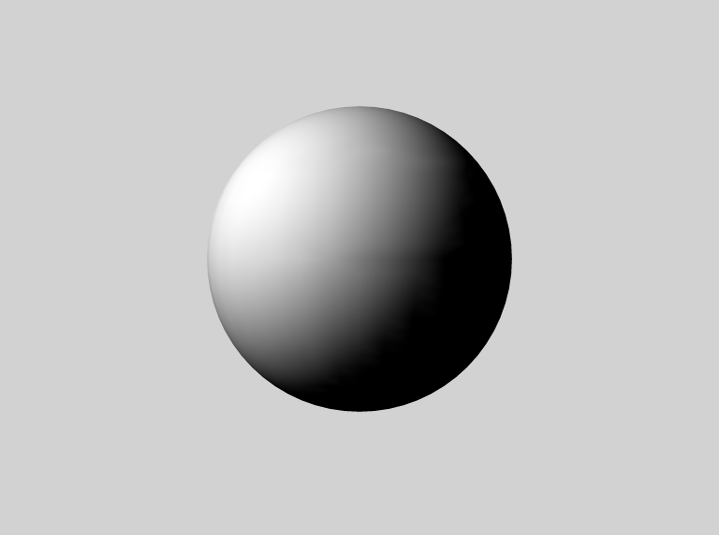
%> input picture synth/sphere1R.png, 719 x 535 px
$ octave bakcup_code.m   (GNU Octave 9; MATLAB toolbox functions it lacks are replaced by stand-ins)
%> lines starting %> are read from the running program, lines starting %| are printed output that depends on the picture
close all;

% ----------------------
% Weird things to remember to look at later:
%
% You have the loop currently constructing the lookup table from pixels
% close starting at y = 480 down to y = 1
%
% If p, q is 0, should also probably set the z to 0 when we lookup for
% surface normals.
%
% Playing with LUT now very much affects the output.. right now it is
% low. - too many entries could give more accurate but a loss of results!
% Note - 500 Gives representation of the hexagon! (any higher we lose it.)
%
% In display, you've normalized your gradients to have unit length
% (as unit normals)
% ----------------------

ref1 = rgb2gray(im2double(imread('./synth/sphere1R.png')));
%> ref1: size 535x719 double; min 0, max 1, mean 0.745
ref2 = rgb2gray(im2double(imread('./synth/sphere2R.png')));
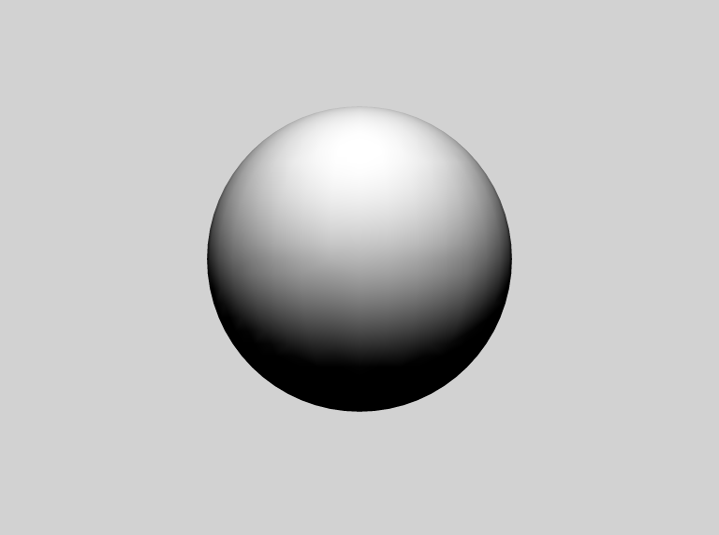
%> input picture synth/sphere2R.png, 719 x 535 px
%> ref2: size 535x719 double; min 0, max 1, mean 0.763
ref3 = rgb2gray(im2double(imread('./synth/sphere3R.png')));
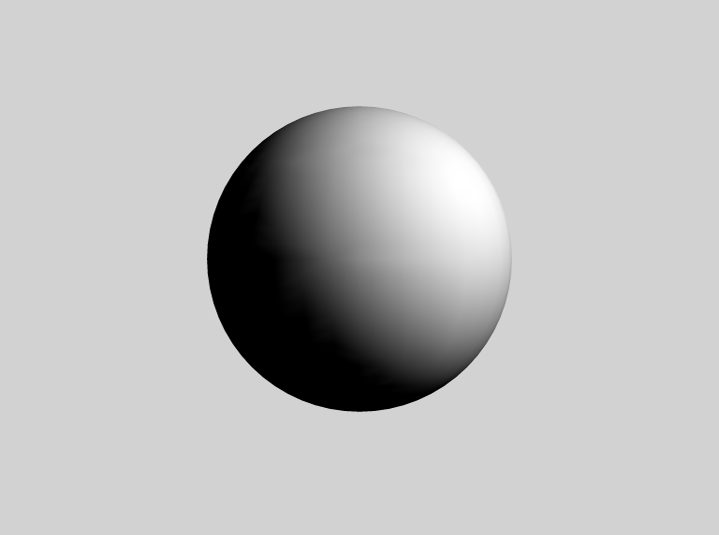
%> input picture synth/sphere3R.png, 719 x 535 px
%> ref3: size 535x719 double; min 0, max 1, mean 0.745; mean of the top-left, top-right, bottom-left and bottom-right quarters 0.714, 0.828, 0.687, 0.751

unknown1 = rgb2gray(im2double(imread('./synth/torus1.tif')));
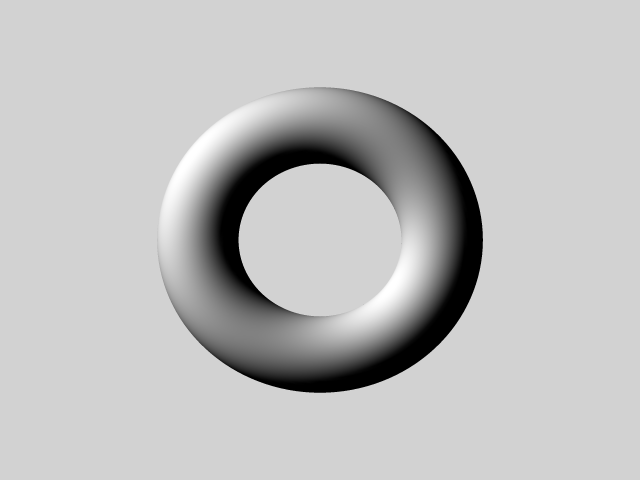
%> input picture synth/torus1.tif, 640 x 480 px
%> unknown1: size 480x640 double; min 0, max 1, mean 0.75
unknown2 = rgb2gray(im2double(imread('./synth/torus2.tif')));
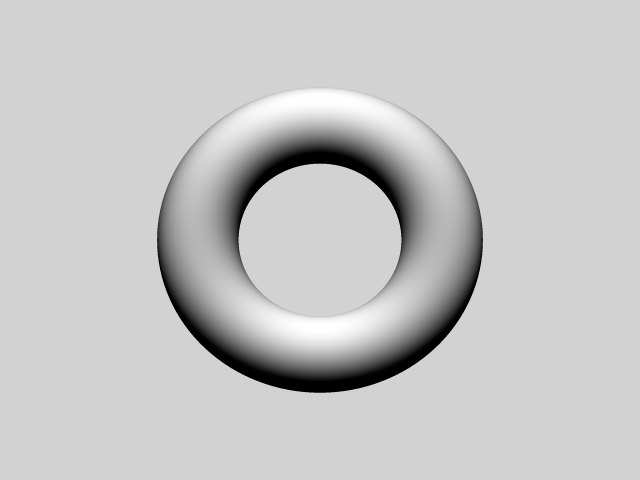
%> input picture synth/torus2.tif, 640 x 480 px
%> unknown2: size 480x640 double; min 0, max 1, mean 0.777
unknown3 = rgb2gray(im2double(imread('./synth/torus3.tif')));
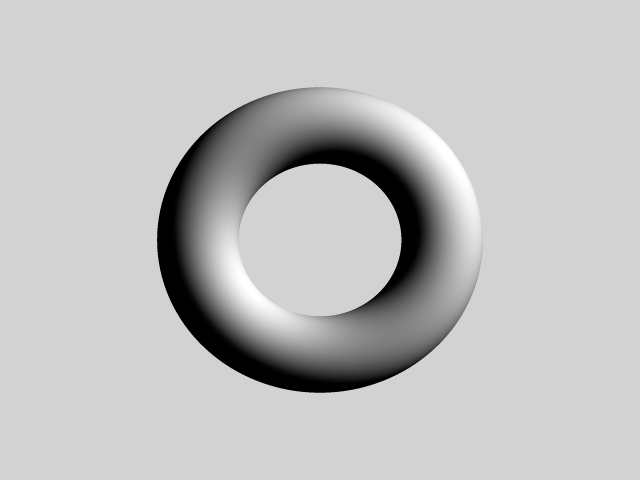
%> input picture synth/torus3.tif, 640 x 480 px
%> unknown3: size 480x640 double; min 0, max 1, mean 0.75; mean of the top-left, top-right, bottom-left and bottom-right quarters 0.743, 0.768, 0.743, 0.747

% [7 lines of commented-out code are left out]

[H, W, C] = size(ref1);
%> H = 535; W = 719; C = 1
ref_imgs = {ref1, ref2, ref3};
%> ref_imgs = 3 items

% [7 lines of commented-out code are left out]
centerX = 360;
centerY = 260;
centerZ = 0;
r       = 152;

% [4 lines of commented-out code are left out]

ratio_data1 = zeros(2,1);
ratio_data2 = zeros(2,1);
i = 1;

LUT_SZ = 5000;
CREATE_TABLE = false;

% ----------------------

s_i = get_s_vectors(centerX, centerY, centerZ, r, ref_imgs);
%> the loop in get_s_vectors, `for i=1:3` made 3 passes
%> (avg_y, avg_x, z, s) on passes 1 to 3: (185, 255, 80.34, [-105; -75; -80.34]), (152, 360, 107, [0; -108; -107]), (184, 465, 79.39, [105; -76; -79.39])
%> after the loop in get_s_vectors, `for i=1:3`: s_i = [-0.691 -0.493 -0.529; 0 -0.711 -0.704; 0.691 -0.5 -0.522]

% ----------------------

if ( CREATE_TABLE )
    [LUT, LUT_SZ, PERCENTILES] = generate_table(s_i, LUT_SZ);

    k = abs(LUT(:,:,1)) + abs(LUT(:,:,2)) > 0;
    imshow(k);

%     plot(1:LUT_SZ, PERCENTILES);
%     imshow(abs(LUT(:,:,1)) + abs(LUT(:,:,2)));
end

%
%     k = abs(LUT(:,:,1)) + abs(LUT(:,:,2)) > 0;
%     imshow(k);

% Need this for later..
%> the run ends on the next line
[nz_row_ind, nz_col_ind] = find(abs(LUT(:,:,1)) + abs(LUT(:,:,2)) > 0);
% [79 lines not run here, left out]
% [18 lines left out: function interpolate_, not called in this run]

% ------------------------------------------------------------------
%
% [52 lines left out: function interpolate_normals, not called in this run]

% ------------------------------------------------------------------
%
% [14 lines left out: function display_gradient, not called in this run]

% ------------------------------------------------------------------
%
% [40 lines left out: function generate_indices, not called in this run]

% ------------------------------------------------------------------
%
% [25 lines left out: function generate_indices_old, not called in this run]

% ------------------------------------------------------------------
% Takes grayscale images, assumes all images in ref_imgs are the
% same size. Returns a 3x3 matrix where each row corresponds to
% s_1, s_2, s_3 resp.
function s_i = get_s_vectors(centerX, centerY, centerZ, r, ref_imgs)

    s_i = zeros(3,3);

    for i=1:3
        img = ref_imgs{i};

        % Find the brightest point on the sphere and average the
        % coordinates.
        [row,col] = find( img >= 1 );
        avg_y = round(sum(row) / size(row,1));
        avg_x = round(sum(col) / size(col,1));

        z = sqrt( r^2 - (avg_x - centerX)^2 - (avg_y - centerY)^2 );
        s = [avg_x; avg_y; -z] - [centerX; centerY; centerZ];
        s_i(i,:) = s ./ norm(s);
    end
end
